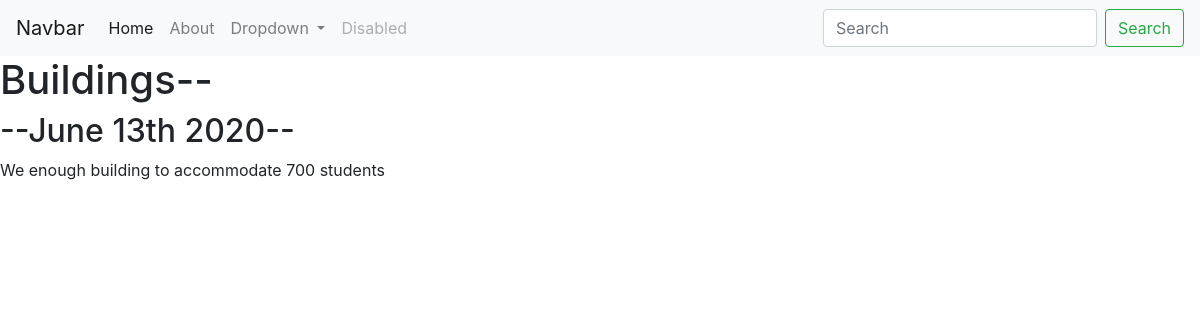
Page /blog/3/ on the committed database.
### blog/models.py (models this page shows, shortened)
class Blog(models.Model):
    title = models.CharField(max_length=200)
    description = models.TextField()
    date = models.DateField()

### blog/views.py (the view)
# urls.py: path('<int:blog_id>/', views.detail, name='detail'),
def detail(request, blog_id):
    blog = get_object_or_404(Blog, pk=blog_id)
    return render(request, 'blog/detail.html', {'blog': blog})

### blog/templates/blog/detail.html
{%extends 'portfolio/base.html'%}
{%block content%}
<h1>{{ blog.title }}--</h1>
<h2>--{{ blog.date|date:'F jS Y' }}--</h2>
{{ blog.description|safe }}
{%endblock%}

### rows in the picture
Blog: title "Buildings", date "June 13th 2020", description "We enough building to accommodate 700 students"
